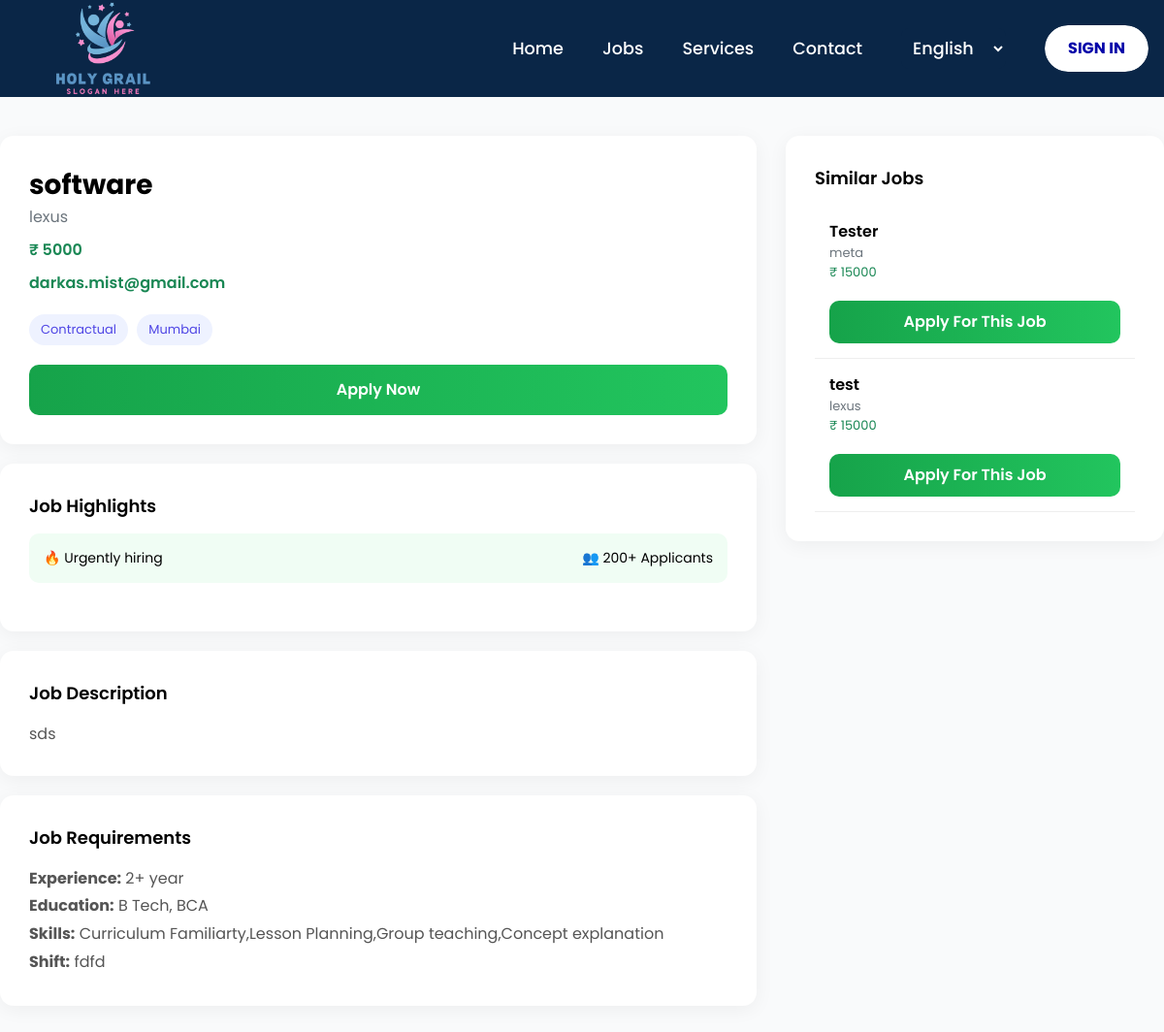
Page /jobs/job/7/ on the committed database.
### jobs/models.py (models this page shows, shortened)
class Job(models.Model):
    employer = models.ForeignKey(
        settings.AUTH_USER_MODEL,
        on_delete=models.CASCADE,
        related_name="jobs",
        null=True,        # 👈 IMPORTANT
        blank=True
    )
    title = models.CharField(max_length=200)
    company_name = models.CharField(max_length=200)
    location = models.CharField(max_length=100)
    job_type = models.CharField(max_length=50)
    companyEmail = models.EmailField(null=True,blank=True)
    salary = models.IntegerField()
    station = models.CharField(max_length=100)
    description = models.TextField(null=True,blank=True)
    created_at = models.DateTimeField(auto_now_add=True)
    experience = models.CharField(max_length=100)
    education= models.CharField(max_length=200)
    skills = models.CharField(max_length=400)
    shift = models.CharField(max_length=50)
    expires_at = models.DateField(null=True, blank=True)

### jobs/views.py (the view)
# urls.py: path('job/<int:id>/', views.job_detail, name='job_detail'),
def job_detail(request, id):
    job = get_object_or_404(Job, id=id)
    similar_jobs = Job.objects.filter(
        job_type=job.job_type
    ).exclude(id=job.id)[:5]
    return render(request, 'jobs/job_detail.html', {'job': job,'similar_jobs': similar_jobs})

### templates/jobs/job_detail.html (shortened to what this page needs)
{% extends "home.html" %}
{% load static %}
{% block csslink %}
<link rel="stylesheet" href="{%static 'css/style.css' %}" />
<link rel="stylesheet" href="{%static 'css/job_detail.css' %}" />
<link rel="stylesheet" href="https://cdnjs.cloudflare.com/ajax/libs/font-awesome/7.0.1/css/all.min.css" />
{% endblock csslink %}
{% block body %}
<div class="job-container">
    <div>
        <div class="card">
            <div class="job-title">{{ job.title }}</div>
            <div class="company-name">{{ job.company_name }}</div>
            <div class="salary">₹ {{ job.salary }}</div>
            <div class="salary">{{ job.companyEmail }}</div>
            <div style="margin-top:15px;">
                <span class="badge-custom">{{ job.job_type }}</span>
                <span class="badge-custom">{{ job.location }}</span>
            </div>
            <a href="{% url 'jobs:apply_job' job.id %}" class="apply-btn">Apply Now</a>
        </div>
        <div class="card" style="margin-top:20px;">
            <div class="section-title">Job Highlights</div>
            <div class="highlight-box">
                <div>🔥 Urgently hiring</div>
                <div>👥 200+ Applicants</div>
            </div>
        </div>
        <div class="card" style="margin-top:20px;">
            <div class="section-title">Job Description</div>
            <p style="line-height:1.7; color:#555;">
                {{ job.description }}
            </p>
        </div>
        <div class="card" style="margin-top:20px;">
            <div class="section-title">Job Requirements</div>
            <ul style="line-height:1.8; color:#555;">
                <li><strong>Experience:</strong> {{ job.experience }}</li>
                <li><strong>Education:</strong> {{job.education }}</li>
                <li><strong>Skills:</strong> {{ job.skills }}</li>
                <li><strong>Shift:</strong> {{ job.shift }}</li>
            </ul>
        </div>
    </div>
    <div class="sticky-apply">
        <div class="card">
            <div class="section-title">Similar Jobs</div>
            {% for s_job in similar_jobs %}
            <div class="sidebar-job">
                <a href="{% url 'jobs:job_detail' s_job.id %}"
                style="text-decoration:none; color:inherit;">
                    <div>
                        <div style="font-weight:600;">
                            {{ s_job.title }}
                        </div>
                        <div style="font-size:13px; color:#6c757d;">
                            {{ s_job.company_name }}
                        </div>
                        <div style="font-size:13px; color:#198754;">
                            ₹ {{ s_job.salary }}
                        </div>
                        <a href="{% url 'jobs:job_detail' s_job.id %}" class="Apply-btn-sidebar">Apply For This Job</a>
                    </div>
                </a>
            </div>
            {% empty %}
                <p>No similar jobs found.</p>
            {% endfor %}
        </div>
    </div>
</div>
{% endblock body %}

### static/css/style.css (style rules this page uses)
html { scroll-behavior: smooth; }

### static/css/job_detail.css (style rules this page uses)
body { background: #f5f7fb; }
.job-container { max-width: 1200px; margin: 40px auto; display: grid; grid-template-columns: 2fr 1fr; gap: 30px; }
.card { background: #ffffff; padding: 30px; border-radius: 14px; box-shadow: 0 4px 20px rgba(0, 0, 0, 0.05); }
.job-title { font-size: 28px; font-weight: 700; }
.company-name { color: #6c757d; font-size: 16px; }
.salary { color: #198754; font-weight: 600; margin-top: 10px; }
.badge-custom { display: inline-block; padding: 6px 12px; border-radius: 20px; font-size: 13px; background: #eef2ff; color: #4f46e5; margin: 5px 5px 0 0; }
.apply-btn { background: linear-gradient(90deg, #16a34a, #22c55e); color: white; padding: 14px; border-radius: 10px; text-align: center; font-weight: 600; font-size: 16px; text-decoration: none; display: block; margin-top: 20px; transition: 0.3s; }
.section-title { font-weight: 600; margin-bottom: 15px; font-size: 18px; }
.highlight-box { background: #f0fdf4; padding: 15px; border-radius: 10px; display: flex; justify-content: space-between; font-size: 14px; margin-bottom: 20px; }
.sidebar-job { padding: 15px; border-bottom: 1px solid #eee; transition: 0.3s; }
.sticky-apply { position: sticky; top: 20px; }
.Apply-btn-sidebar { background: linear-gradient(90deg, #16a34a, #22c55e); color: white; padding: 10px 7px; border-radius: 10px; text-align: center; font-weight: 600; font-size: 16px; text-decoration: none; display: block; margin-top: 20px; transition: 0.3s; }

### rows in the picture
Job: title "software", company_name "lexus", salary "5000", companyEmail "darkas.mist@gmail.com", job_type "Contractual", location "Mumbai", description "sds", experience "2+ year", education "B Tech, BCA", skills "Curriculum Familiarty,Lesson Planning,Group teaching,Concept explanation", shift "fdfd"
Job: title "Tester", company_name "meta", salary "15000"
Job: title "test", company_name "lexus", salary "15000"
